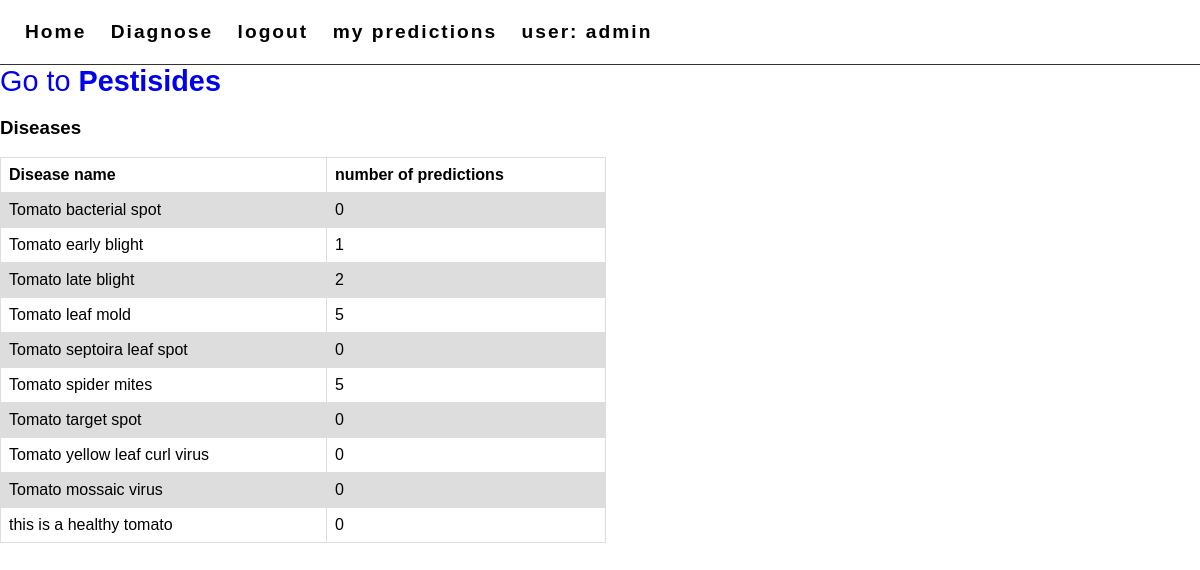
The app's page /diagnose/dashboard/diseases (signed in) with its own data.
### accounts/models.py (models this page shows)
class User(AbstractUser):
    phone_number = models.CharField(max_length=10)

### diagnose/models.py (models this page shows, shortened)
class Disease(models.Model):
    name=models.CharField(max_length=100)
    description=models.CharField(max_length=50000)
    symptoms=models.CharField(max_length=50000,default="symptom1.symptom2")

### diagnose/views.py (the view)
# urls.py: path('dashboard/diseases',views.View_Diseases.as_view(),name="dashdiseases"),
class View_Diseases(View):
    def get(self,request):
        User=get_user_model()
        user = request.user
        total_users=User.objects.all()
        user_predictions=Prediction.objects.filter(user=user)
        disease=Disease.objects.all()
        pestisides=Pestiside.objects.all()
        fieldname = 'disease'
        data=Prediction.objects.values(fieldname)
        final_list=[]
        for d in data:
            final_list.append(d['disease'])
        final_dict={d.name:final_list.count(d.id) for d in disease}
        id_dict={d.name:d.id for d in disease}
        print(total_users.count())
        context={'disease':disease,'final_dict':final_dict,'id_dict':id_dict,'my_users':total_users,'total':total_users.count(),'pestisides':pestisides,'user_predictions':user_predictions.count()}
        return render(request,'diagnose/dashdisease.html',context)

### diagnose/templates/diagnose/dashdisease.html (shortened to what this page needs)
{% extends 'diagnose/userbase.html' %}
{% load static %}
{% block content %}
 <section class="container1">
		<a href="{% url 'diagnose:dashpestisides' %}">Go to <strong>Pestisides</strong></a>
</section>
<div class="main-flex">
<section class='flex-column tables'>
	<div>
		<h3 class="table-tittle">Diseases</h3>
		<table>
			<tr>
				<th>Disease name</th>
				<th>number of predictions</th>
			</tr>
				{% for key, value in final_dict.items %}
  {% if key != 'Please upload a picture of a tomato leaf' %}
  <tr>
  <td>{{key}}</td>
  <td>{{value}}</td>
</tr>
  {% endif %}
{% endfor %}
		</table>
	</div>
{% endblock %}

### diagnose/templates/diagnose/userbase.html (shortened to what this page needs)
{% load static %}
<!DOCTYPE html>
<html>
<head>
	<link rel="stylesheet" type="text/css" href="{% static 'CSS/userbase.css' %}">
</head>
<body>
	<main>
		<div class="header">
			<ul>
				<li><a href="{% url 'accounts:home' %}">Home</a></li>
						<li><a href="{% url 'diagnose:upload' %}">Diagnose</a></li>
						<li><a href="{% url 'accounts:logout' %}">logout</a></li>
						<li><a href="{% url 'diagnose:predictions' %}">my predictions</a></li>
  	<li><a href="{% url 'diagnose:profile' %}"> user: {{user.username}}</a></li>
			</ul>
		</div>
		{% block content %}{% endblock %}
	</main>
</body>
</html>

### static/CSS/userbase.css (style rules this page uses)
body { margin:0; padding: 0; font-family: sans-serif; height:100vh; }
.header { width: 100%; background: #fff; border-bottom: 1px solid #333; }
.header ul { right: 0; top: 0; padding:5px; }
li a { list-style: none; color:#000; }
.header ul li { list-style: none; display: inline-block; }
.header ul li a { height: 100%; font-size: 1.2em; display: block; letter-spacing: 2px; text-decoration: none; color: #000; font-weight: bold; margin-left: 20px; transition: all ease 0.3s; }

### diagnose/templates/diagnose/dashdisease.html (style rules this page uses)
table { font-family: arial, sans-serif; border-collapse: collapse; width: 150%; }
.container1 { display: flex; flex-direction: row; height: 100%; width: 100% }
.main-flex { width: 100%; height: 100%; }
td, th { border: 1px solid #dddddd; text-align: left; padding: 8px; }
tr:nth-child(even) { background-color: #dddddd; }
.main-flex { display: flex; flex-direction: row; }
.container1 a { text-decoration:none; font-size: 1.8em; font-style: bold; font-color:#000; }

### records on screen
User: username "admin"
Disease: final_dict "Tomato bacterial spot"
Disease: final_dict "Tomato early blight"
Disease: final_dict "Tomato late blight"
Disease: final_dict "Tomato leaf mold"
Disease: final_dict "Tomato septoira leaf spot"
Disease: final_dict "Tomato spider mites"
Disease: final_dict "Tomato target spot"
Disease: final_dict "Tomato yellow leaf curl virus"
Disease: final_dict "Tomato mossaic virus"
Disease: final_dict "this is a healthy tomato"

### other values on screen
{{ value }} "0" "1" "2" "5" "0" "5" "0" "0" "0" "0"
